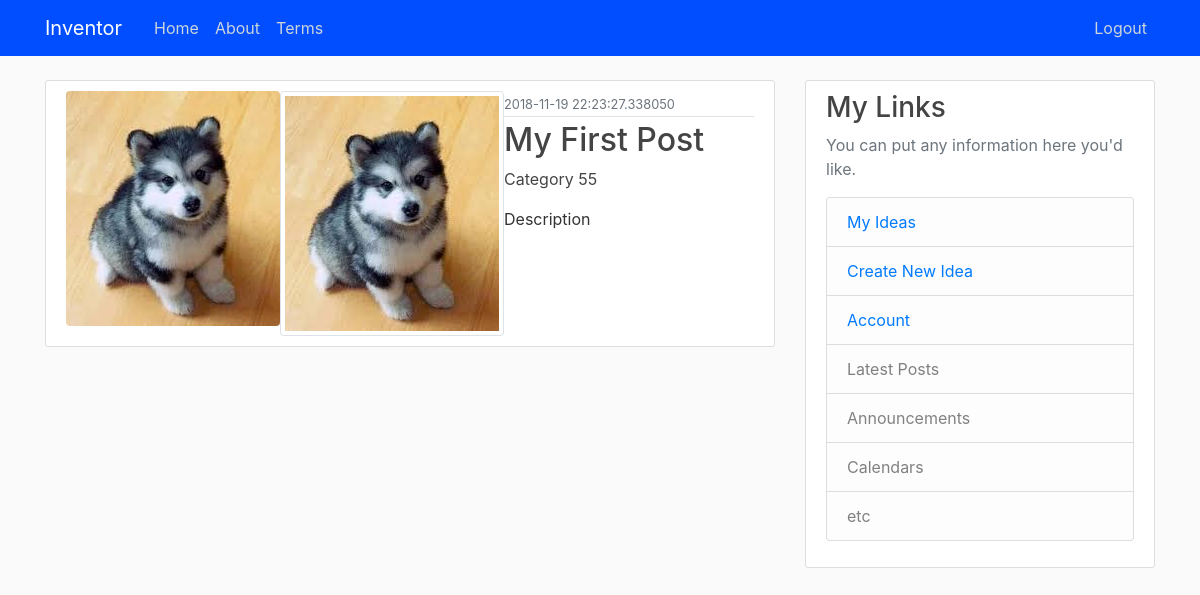
Page /idea/view/1 (signed in) on the committed database.
### inventor/models.py (models this page shows, shortened)
class Idea(db.Model):
    id = db.Column(db.Integer, primary_key=True)
    title = db.Column(db.String(64), nullable=False)
    description = db.Column(db.Text, nullable=False)
    category = db.Column(db.String(64), nullable=False)
    company = db.Column(db.String(64), nullable=False)
    featured_image = db.Column(db.String(20), nullable=False, default='default_image.jpg')
    secondary_image = db.Column(db.String(20), nullable=False, default='default_image.jpg')
    primary_document = db.Column(db.String(20))
    secondary_document = db.Column(db.String(20))
    date_created = db.Column(db.DateTime, nullable=False, default=datetime.utcnow)
    user_id = db.Column(db.Integer, db.ForeignKey('user.id'), nullable=False)

### inventor/routes.py (the view)
@app.route('/idea/view/<int:id>')
def view_idea(id):
    idea = Idea.query.filter_by(id=id, user_id=current_user.id).first()
    return render_template('view_idea.html', idea=idea)

### inventor/models.py (called while the page is built)
@login_manager.user_loader
def load_user(user_id):
    return User.query.get(int(user_id))

### inventor/templates/view_idea.html
{% extends 'layout.html' %}
{% block content %}
    <article class="media content-section">
    <div class="media">
            <img class="rounded float-left" src="{{ url_for('static', filename='profile_pics/' + idea.featured_image) }}">
            <img class="img-thumbnail" src="{{ url_for('static', filename='profile_pics/' + idea.secondary_image) }}">
        </div>
      <div class="media-body">
        <div class="article-metadata">
          <small class="text-muted">{{ idea.date_created }}</small>
        </div>
        <h2 class="article-title">{{ idea.title }}</h2>
          <p class="article-title">{{ idea.category }}</p>
        <p class="article-content">{{ idea.description }}</p>
      </div>
    </article>
{% endblock content %}

### inventor/static/styles.css (style rules this page uses)
body { background: #fafafa; color: #333333; margin-top: 5rem; }
h1, h2, h3, h4, h5, h6 { color: #444444; }
.content-section { background: #ffffff; padding: 10px 20px; border: 1px solid #dddddd; border-radius: 3px; margin-bottom: 20px; }
.article-title { color: #444444; }
.article-content { white-space: pre-line; }
.article-metadata { padding-bottom: 1px; margin-bottom: 4px; border-bottom: 1px solid #e3e3e3 }

### rows in the picture
Idea: featured_image (placeholder picture), secondary_image (placeholder picture), date_created "2018-11-19 22:23:27.338050", title "My First Post", category "Category 55", description "Description"
